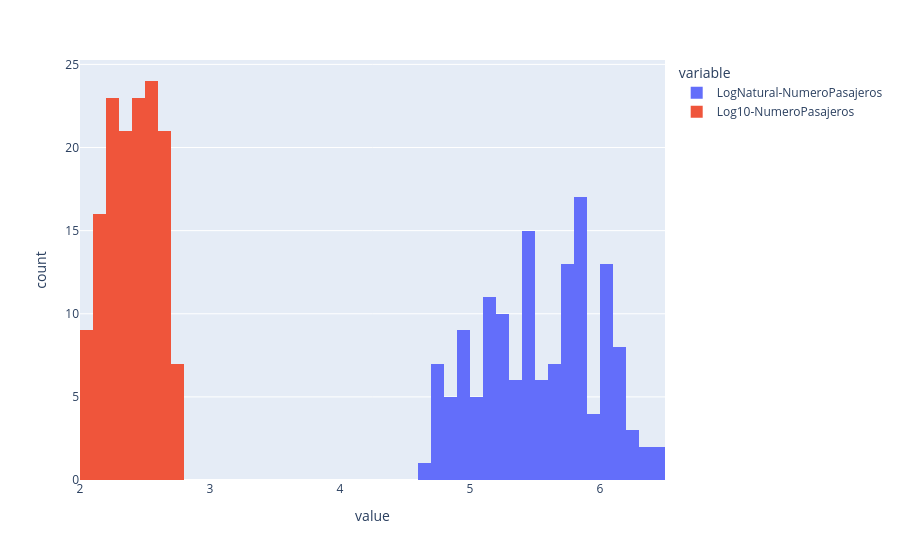

The notebook cell saved with this chart:
### Code cell
fig = px.histogram(df, x=['LogNatural-NumeroPasajeros', 'Log10-NumeroPasajeros'], nbins=50)
fig.show()

### Figure 1 — Plotly figure (JSON) as saved in the notebook; plotly's stock layout.template omitted (floating-point values rounded to 4 significant figures; data arrays with more than 128 entries replaced by an {"elided": "..."} marker saying what was removed)
{"data": [{"alignmentgroup": "True", "bingroup": "x", "hovertemplate": "variable=LogNatural-NumeroPasajeros<br>value=%{x}<br>count=%{y}<extra></extra>", "legendgroup": "LogNatural-NumeroPasajeros", "marker": {"color": "#636efa", "pattern": {"shape": ""}}, "name": "LogNatural-NumeroPasajeros", "nbinsx": 50, "offsetgroup": "LogNatural-NumeroPasajeros", "orientation": "v", "showlegend": true, "type": "histogram", "x": {"elided": "144 float values"}, "xaxis": "x", "yaxis": "y"}, {"alignmentgroup": "True", "bingroup": "x", "hovertemplate": "variable=Log10-NumeroPasajeros<br>value=%{x}<br>count=%{y}<extra></extra>", "legendgroup": "Log10-NumeroPasajeros", "marker": {"color": "#EF553B", "pattern": {"shape": ""}}, "name": "Log10-NumeroPasajeros", "nbinsx": 50, "offsetgroup": "Log10-NumeroPasajeros", "orientation": "v", "showlegend": true, "type": "histogram", "x": {"elided": "144 float values"}, "xaxis": "x", "yaxis": "y"}], "layout": {"barmode": "relative", "legend": {"title": {"text": "variable"}, "tracegroupgap": 0}, "margin": {"t": 60}, "xaxis": {"anchor": "y", "domain": [0, 1], "title": {"text": "value"}}, "yaxis": {"anchor": "x", "domain": [0, 1], "title": {"text": "count"}}}}
